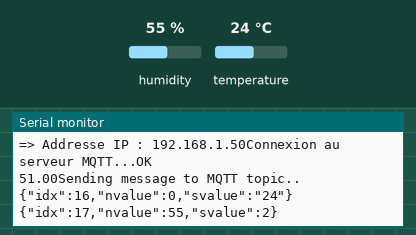
This sketch was run on a simulated ESP8266 (NodeMCU). Parts: the last lines printed to the serial monitor. The test bench sets the inputs (shaded band); at power-on: humidity 55 %, temperature 24 °C. WiFi joins after 1.5 s; servers stay silent unless stated; no MQTT or app messages arrive unless stated.

Above: at 2.7 s.
2.8 s: humidity set to 22 %
At 4.0 s:
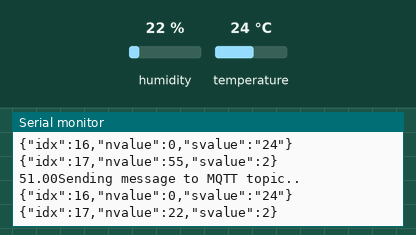
5.5 s: temperature set to 12 °C
At 6.4 s:
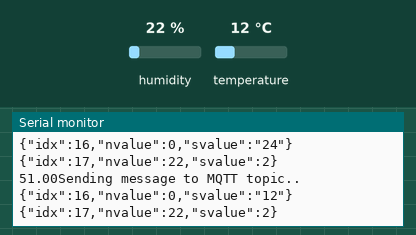
8.2 s: humidity set to 40 %
At 11.0 s:
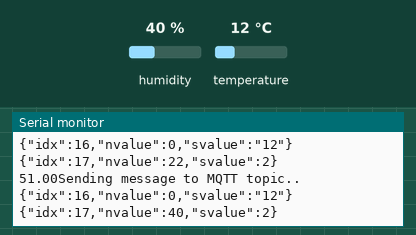
Timing chart, 0 to 12.5 s (numbered marks = the images above; inputs shaded):
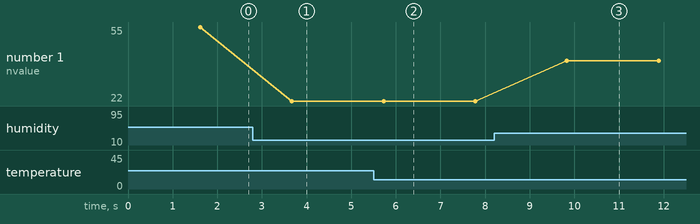

The sketch:

ESP8266_DHT11_MQTT.ino
```cpp
#include <ESP8266WiFi.h>
#include <PubSubClient.h>
#include <ArduinoJson.h>
#include "DHT.h"          // Librairie des capteurs DHT
#include <string.h>

#define wifi_ssid "Pi"
#define wifi_password "abdelhadi"

#define mqtt_server "192.168.43.213"
 #define mqtt_user "guest"  //s'il a été configuré sur Mosquitto
 #define mqtt_password "guest" //idem

#define temperature_topic "domoticz/in"  //Topic température
#define humidity_topic "domoticz/in"        //Topic humidité

//Buffer qui permet de décoder les messages MQTT reçus
char message_buff[100];

long lastMsg = 0;   //Horodatage du dernier message publié sur MQTT
long lastRecu = 0;
bool debug = false;  //Affiche sur la console si True

#define DHTPIN D2    // Pin sur lequel est branché le DHT

// Dé-commentez la ligne qui correspond à votre capteur
//#define DHTTYPE DHT11       // DHT 11
#define DHTTYPE DHT22         // DHT 22  (AM2302)
char tmp[50] ;
char hum[50] ;
//Création des objets
DHT dht(DHTPIN, DHTTYPE);
WiFiClient espClient;
PubSubClient client(espClient);


void setup() {
  Serial.begin(9600);     //Facultatif pour le debug
     //Pin 2
  setup_wifi();           //On se connecte au réseau wifi
  client.setServer(mqtt_server, 1883);    //Configuration de la connexion au serveur MQTT
  client.setCallback(callback);  //La fonction de callback qui est executée à chaque réception de message
  dht.begin();
}

//Connexion au réseau WiFi
void setup_wifi() {
  delay(10);
  Serial.println();
  Serial.print("Connexion a ");
  Serial.println(wifi_ssid);

  WiFi.begin(wifi_ssid, wifi_password);

  while (WiFi.status() != WL_CONNECTED) {
    delay(500);
    Serial.print(".");
  }

  Serial.println("");
  Serial.println("Connexion WiFi etablie ");
  Serial.print("=> Addresse IP : ");
  Serial.print(WiFi.localIP());
}

//Reconnexion
void reconnect() {
  //Boucle jusqu'à obtenur une reconnexion
  while (!client.connected()) {
    Serial.print("Connexion au serveur MQTT...");
    if (client.connect("ESP8266Client", mqtt_user, mqtt_password)) {
      Serial.println("OK");
    } else {
      Serial.print("KO, erreur : ");
      Serial.print(client.state());
      Serial.println(" On attend 5 secondes avant de recommencer");
      delay(5000);
    }
  }
}

void loop() {
  if (!client.connected()) {
    reconnect();
  }
  client.loop();

  long now = millis();
  //Envoi d'un message par minute

    //Lecture de l'humidité ambiante
    float h = dht.readHumidity();
    // Lecture de la température en Celcius
    float t = dht.readTemperature();

    //Inutile d'aller plus loin si le capteur ne renvoi rien
    if ( isnan(t) || isnan(h)) {
      Serial.println("Echec de lecture ! Verifiez votre capteur DHT");
      return;
    }


    StaticJsonBuffer<300> JSONbuffer_t;
    StaticJsonBuffer<300> JSONbuffer_h;
    JsonObject& JSONencoder_t = JSONbuffer_t.createObject();
    JsonObject& JSONencoder_h = JSONbuffer_h.createObject();

    float ft = 51 ;
    //t = (int)t ;
    sprintf(tmp,"%.0f", t);
    sprintf(hum,"%.0f", h);
    //dtostrf(ft, 6, 2,tmp);

    JSONencoder_t["idx"] = 16;
    JSONencoder_h["idx"] = 17;
    JSONencoder_t["nvalue"] = 0;
    JSONencoder_h["nvalue"] = h;

    JSONencoder_t["svalue"] = tmp;
    JSONencoder_h["svalue"] = 2;


    char JSONmessageBuffer_t[100];
    char JSONmessageBuffer_h[100];
    JSONencoder_t.printTo(JSONmessageBuffer_t, sizeof(JSONmessageBuffer_t));
    JSONencoder_h.printTo(JSONmessageBuffer_h, sizeof(JSONmessageBuffer_h));
    Serial.print(ft);
    Serial.println("Sending message to MQTT topic..");
    Serial.println(JSONmessageBuffer_t);
    Serial.println(JSONmessageBuffer_h);


    client.publish(temperature_topic,JSONmessageBuffer_t);   //Publie la température sur le topic temperature_topic
    client.publish(temperature_topic,JSONmessageBuffer_h);
    //client.publish(humidity_topic, String(h).c_str(), true);      //Et l'humidité

    delay(2000);
}

// Déclenche les actions à la réception d'un message
// D'après http://m2mio.tumblr.com/post/30048662088/a-simple-example-arduino-mqtt-m2mio
void callback(char* topic, byte* payload, unsigned int length) {

  int i = 0;
  if ( debug ) {
    Serial.println("Message recu =>  topic: " + String(topic));
    Serial.print(" | longueur: " + String(length,DEC));
  }
  // create character buffer with ending null terminator (string)
  for(i=0; i<length; i++) {
    message_buff[i] = payload[i];
  }
  message_buff[i] = '\0';

  String msgString = String(message_buff);
  if ( debug ) {
    Serial.println("Payload: " + msgString);
  }

  if ( msgString == "ON" ) {
    digitalWrite(D2,HIGH);
  } else {
    digitalWrite(D2,LOW);
  }
}
```

Measured:
- after the input at 2.8 s, the serial monitor: prints a new line after 0.87 s (image 1)
- after the input at 5.5 s, the serial monitor: prints a new line after 0.21 s (image 2)
- after the input at 8.2 s, the serial monitor: prints a new line after 1.6 s (image 3)
- plotted number 1: 55 → 22 after the input at 2.8 s, 22 → 40 after the input at 8.2 s
